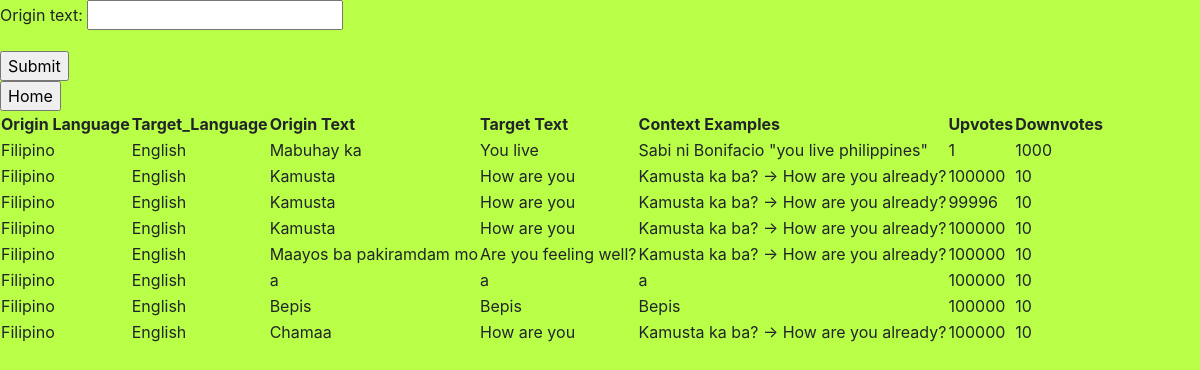
/translation_search/, run on an earlier commit of the app's database.
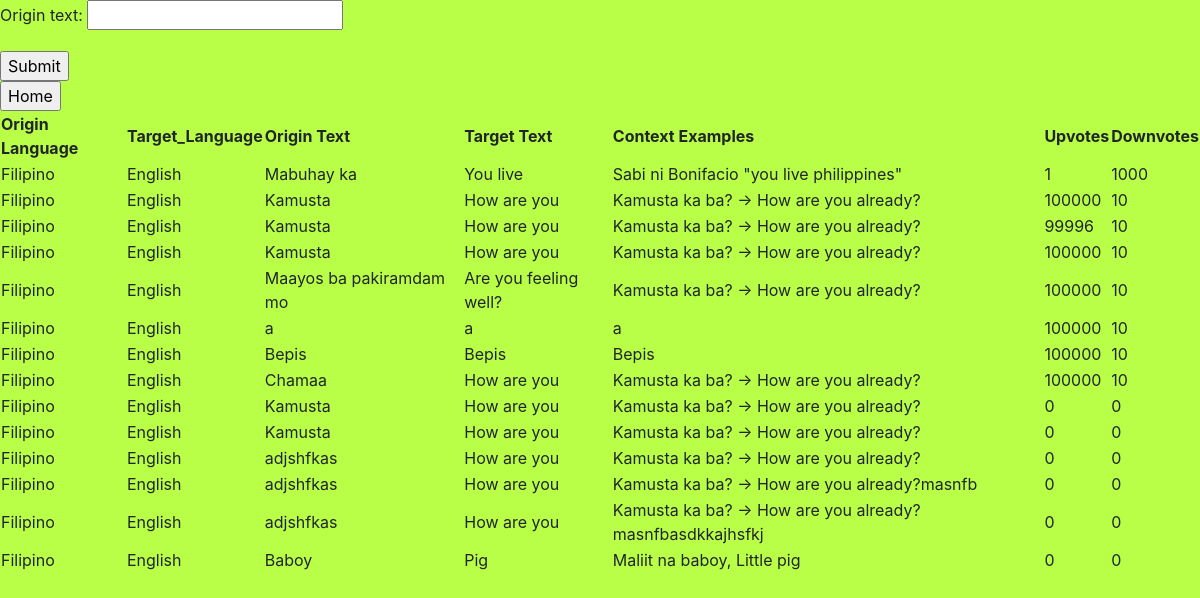
And on a later commit of the database.
### translation/models.py (models this page shows)
class Translation(models.Model):
	origin_language = models. CharField(max_length = 250, default='Filipino')
	target_language = models. CharField(max_length = 250, default='English')
	origin_text = models. CharField(max_length = 250, default='')
	target_text = models. CharField(max_length = 250, default='')
	context_examples = models. CharField(max_length = 500, default='')
	upvotes = models.IntegerField(default=0)
	downvotes = models.IntegerField(default=0)

### translation/views.py (the view)
# urls.py: path('translation_search/', TranslationSearch.as_view(), name = 'translation-search'),
class TranslationSearch(FilterView):
    model = Translation
    filterset_class = TranslationFilter
    context_object_name = 'origin_text'
    paginate_by = 50
    template_name = 'translation/search_list.html'

### translation/templates/translation/search_list.html (shortened to what this page needs)
{% extends "base.html" %}
{% block content %}
    <form action="" method="get">
        {{ filter.form.as_p }}
        <input type="submit" />
    </form>
    <input type="button" value="Home" onclick="window.location.href='http://localhost:8000/'"/>
    <table>
      <tr>
        <th>Origin Language</th>
        <th>Target_Language</th>
        <th>Origin Text</th>
        <th>Target Text</th>
        <th>Context Examples</th>
        <th>Upvotes</th>
        <th>Downvotes</th>
      </tr>
    {% for obj in filter.qs %}
        <tr>
        <td> {{ obj.origin_language }} </td>
        <td> {{ obj.target_language }} </td>
        <td> {{ obj.origin_text }} </td>
        <td> {{ obj.target_text }} </td>
        <td> {{ obj.context_examples }} </td>
        <td> {{ obj.upvotes }} </td>
        <td> {{ obj.downvotes }} </td>
        </tr>
    {% endfor %}
    </table>
{% endblock %}

What changed in the data, as far as the page shows it:
added Translation: origin_language "Filipino", target_language "English", origin_text "Kamusta", target_text "How are you", context_examples "Kamusta ka ba? -> How are you already?", upvotes "0", downvotes "0"
added Translation: origin_language "Filipino", target_language "English", origin_text "Kamusta", target_text "How are you", context_examples "Kamusta ka ba? -> How are you already?", upvotes "0", downvotes "0"
added Translation: origin_language "Filipino", target_language "English", origin_text "adjshfkas", target_text "How are you", context_examples "Kamusta ka ba? -> How are you already?", upvotes "0", downvotes "0"
added Translation: origin_language "Filipino", target_language "English", origin_text "adjshfkas", target_text "How are you", context_examples "Kamusta ka ba? -> How are you already?masnfb", upvotes "0", downvotes "0"
added Translation: origin_language "Filipino", target_language "English", origin_text "adjshfkas", target_text "How are you", context_examples "Kamusta ka ba? -> How are you already?masnfbasdkkajhsfkj", upvotes "0", downvotes "0"
added Translation: origin_language "Filipino", target_language "English", origin_text "Baboy", target_text "Pig", context_examples "Maliit na baboy, Little pig", upvotes "0", downvotes "0"
